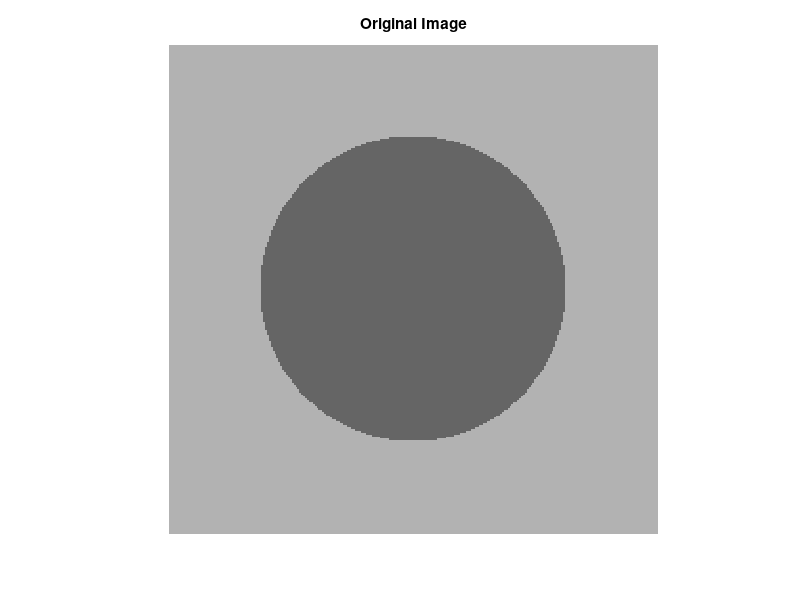
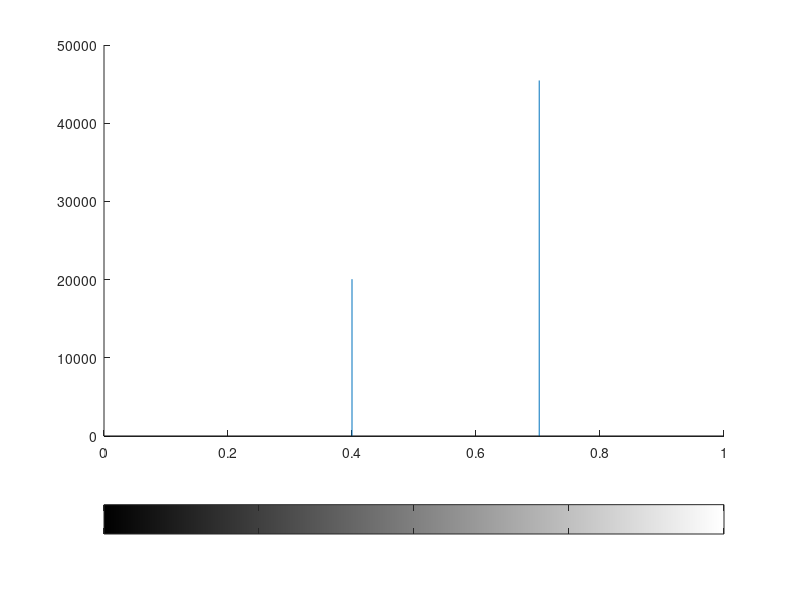
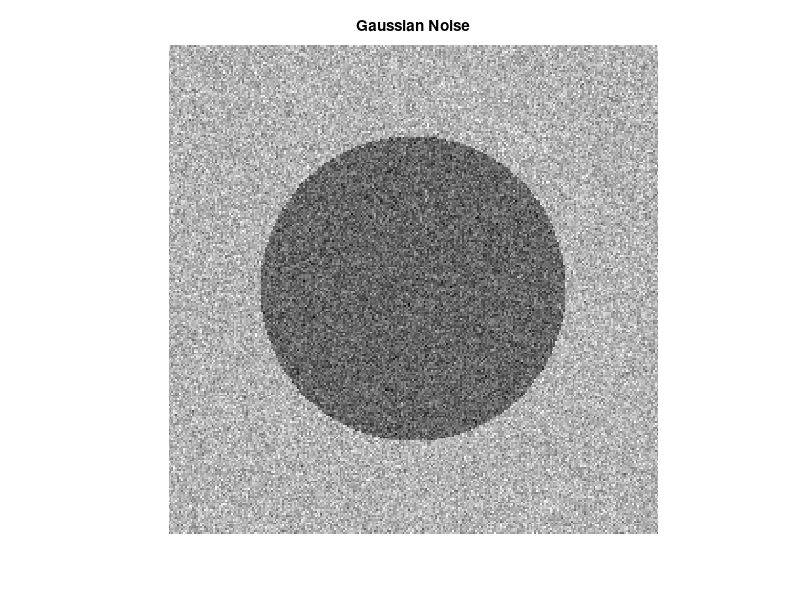
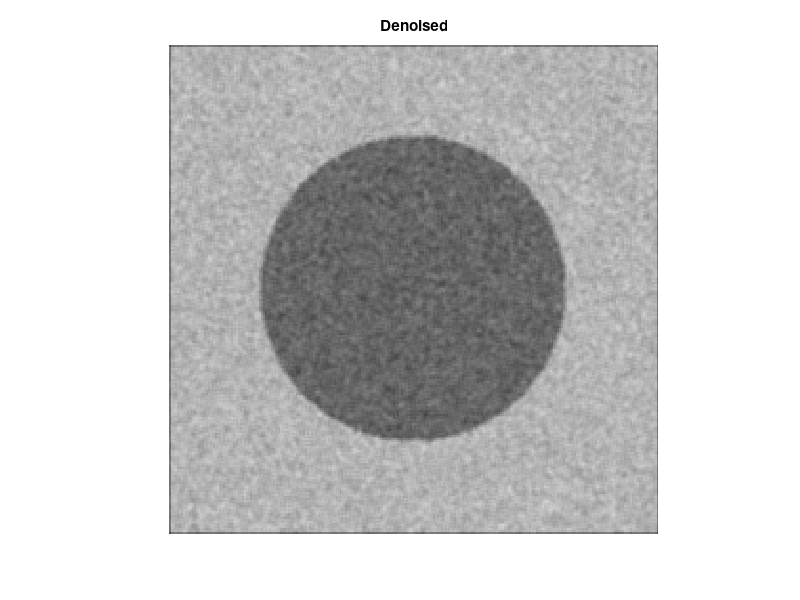

Write the MATLAB code that produced these figures, in order.
close all 
clc 
clear all

sizex = 256
sizey = 256

im = zeros(sizex, sizey); 
[r,c]=size(im); 

center = im((sizex/2),(sizey/2));
radius = 80; 

for r=1:r
    for c=1:c
        if sqrt((r-(sizex/2))^2 + (c-(sizey/2))^2)<radius
            im(r,c)=0.4;
        else
            im(r,c)=0.7;
        end
    end
end


figure, imshow(im);title('Original Image');  
figure, imhist(im); 

%%J = imnoise(I,'gaussian') adds zero-mean, Gaussian white noise with variance of 0.01 to image I.
gau = imnoise(im,'gaussian',0); 
figure, imshow(gau);title('Gaussian Noise');

denoisedImage = conv2(double(gau), ones(3)/9, 'same');
figure, imshow(denoisedImage);title('Denoised'); 

try2=imgaussfilt(gau,1.5);
figure, imshow(try2);title('imgaussfilt'); 

%uniform noise
a=-0.5
b=0.5
R= a + (b-a)*rand(256,256);
uni = im + R; 
figure, imshow(uni);title('Uniform Noise'); 
figure, imhist(uni); 

%Fix uniform noise
w2=[1 1 1 1 1; 1 1 1 1 1; 1 1 1 1 1]/15;
restoruni=imfilter(uni,w2,'same');
figure, imshow(restoruni);title('Restore Uniform'); 

%J = imnoise(I,'salt & pepper', 0.02);
saltpep = imnoise(im, 'salt & pepper',0.02); 
figure , imshow(saltpep);title('Salt and Pepper'); 
figure, imhist(saltpep);

%Median filter to Salt and Pepper 
restoreSP = medfilt2(saltpep);
figure, imshow(restoreSP);title('Median salt and pepper'); 




